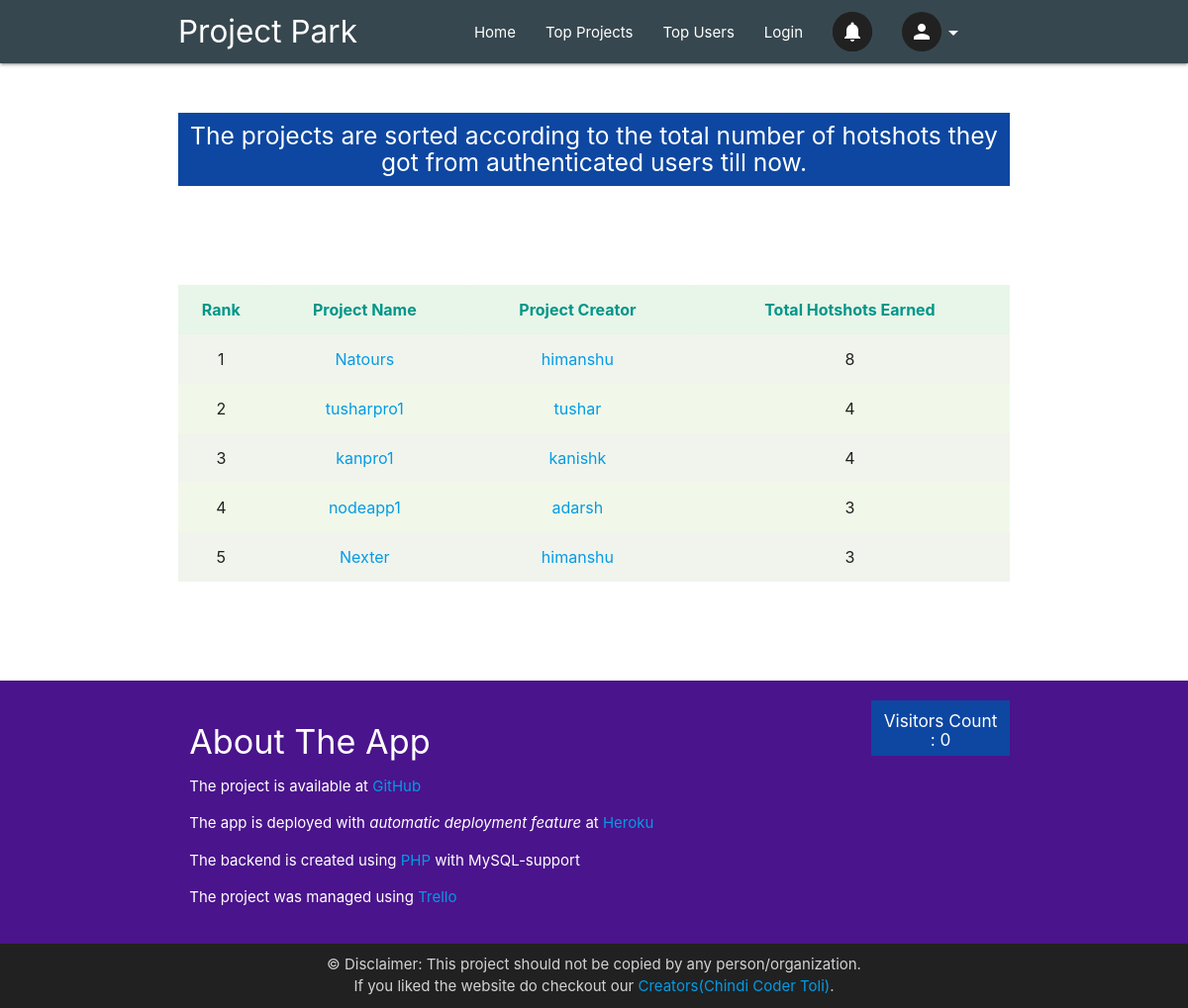
The app's page /php/topprojects.php with its own data.
### tables this page shows
CREATE TABLE `user_projects` (
  `user_name` varchar(10) NOT NULL,
  `project_name` varchar(40) NOT NULL,
  `project_stars` int(11) NOT NULL
);

### php/topprojects.php (the view, shortened to what this page needs)
<?php
    require "$_SERVER[DOCUMENT_ROOT]/php/dbutility/dbconn.php";
    $sql = "SELECT * FROM user_projects ORDER BY project_stars DESC LIMIT 5";
    $result = mysqli_query($conn, $sql);
    $rows = mysqli_fetch_all($result,MYSQLI_ASSOC);
?>
<html>
<head>
</head>
<body>
    <?php
        require "$_SERVER[DOCUMENT_ROOT]/php/commonWidget/navbar.php";
    ?>
    <div class="container">
        <h5 style="padding:10px; margin-top:50px; margin-bottom:100px;" class="blue darken-4 white-text center-align">
            The projects are sorted according to the total number of hotshots they got from authenticated users till
            now.</h5>
        <table class="centered highlight responsive striped light-green lighten-5" style="margin-bottom: 100px;">
            <thead class="green lighten-5 teal-text">
                <tr>
                    <th>Rank</th>
                    <th>Project Name</th>
                    <th>Project Creator</th>
                    <th>Total Hotshots Earned</th>
                </tr>
            </thead>
            <tbody>
                <?php
                    for($i=0;$i<count($rows);$i++) { ?>
                <tr>
                    <td><?php echo ($i+1);                      ?></td>
                    <td>
                        <?php
                        $userName = $rows[$i]['user_name'];
                        $projectName = $rows[$i]['project_name'];
                        $link = urlencode($userName."+".$projectName);
                        echo "<a target=\"_blank\" href=\"/php/recursion.php?src=$link\">$projectName</a>"?>
                    </td>
                    <td>
                        <?php echo "<a target=\"_blank\" href=\"/php/profile.php?profile=$userName\">$userName</a> "; ?>
                    </td>
                    <td><?php echo $rows[$i]['project_stars'];  ?></td>
                    <?php
                    }  ?>
            </tbody>
        </table>
    </div>
    <?php
        require "$_SERVER[DOCUMENT_ROOT]/php/commonWidget/footer.php";
    ?>
</body>
</html>

### php/commonWidget/upper-link.php (shortened to what this page needs)
<link rel="stylesheet" href="https://cdnjs.cloudflare.com/ajax/libs/materialize/1.0.0/css/materialize.min.css">

### php/commonWidget/navbar.php (shortened to what this page needs)
<?php
    require "$_SERVER[DOCUMENT_ROOT]/php/commonWidget/upper-link.php";
?>
<link rel="stylesheet" href="/css/navbar.css">
<nav class="nav-wrapper blue-grey darken-3">
    <div class="container">
        <a href="/" class="brand-logo">Project Park</a>
        <ul class="right hide-on-med-and-down">
            <li><a href="/" class="waves-effect">Home</a></li>
            <li><a href="/php/topprojects.php" class="waves-effect">Top Projects</a></li>
            <li><a href="/php/topusers.php" class="waves-effect">Top Users</a></li>
            <?php
            if(!isset($_SESSION['user_name'])) { ?>
            <li><a href="#logging" class="waves-effect modal-trigger">Login</a></li>
            <?php } ?>
            <li>
                <a href="#" class="btn-floating grey darken-4 z-depth-0 pulse">
                    <i class="material-icons ">notifications</i>
                </a>
            </li>
            <li>
                <a href="#" class="btn-floating grey darken-4  z-depth-0">
                    <i class="material-icons">person</i>
                </a>
            </li>
            <li>
                <a style="position:relative; left:-30px; top:5px;" href="#" class="dropdown-trigger"
                    data-target='dropdown1'>
                    <i class="large material-icons">arrow_drop_down</i>
                </a>
            </li>
        </ul>
    </div>
</nav>

### php/commonWidget/footer.php
<footer class="page-footer purple darken-4">
    <div class="container">
        <div class="row">
            <div class="col s12 l10">
                <h4>About The App</h5>
                    <p>The project is available at <a href="https://github.com/project-park/project-park"
                            target="_blank">GitHub</a></p>
                    <p>The app is deployed with <em>automatic deployment feature</em> at <a
                            href="https://www.heroku.com/home" target="_blank">Heroku</a></p>
                    <p>The backend is created using <a href="https://www.php.net/" target="_blank">PHP</a> with
                        MySQL-support</p>
                    <p>The project was managed using <a href="https://trello.com/b/6H4HLH9X/development"
                            target="_blank">Trello</a></p>
            </div>
            <div class="col s12 l2 center-align blue darken-4">
                <?php
                       require "$_SERVER[DOCUMENT_ROOT]/php/utils/visitorcount.php";
                    ?>
            </div>
        </div>
    </div>
    <div class="footer-copyright grey darken-4">
        <div class="container center-align"> &copy; Disclaimer: This project should not be copied by any
            person/organization.<br>
            <div class="container center-align">
                If you liked the website do checkout our <a href="/php/creators.php" target="_blank">Creators(Chindi
                    Coder Toli)</a>.
            </div>
        </div>
</footer>

### php/utils/visitorcount.php
<?php
    echo '<h6>Visitors Count : 0</h6>';
?>

### records on screen
user_projects: project_name "Natours", user_name "himanshu", project_stars "8"
user_projects: project_name "tusharpro1", user_name "tushar", project_stars "4"
user_projects: project_name "kanpro1", user_name "kanishk", project_stars "4"
user_projects: project_name "nodeapp1", user_name "adarsh", project_stars "3"
user_projects: project_name "Nexter", user_name "himanshu", project_stars "3"
